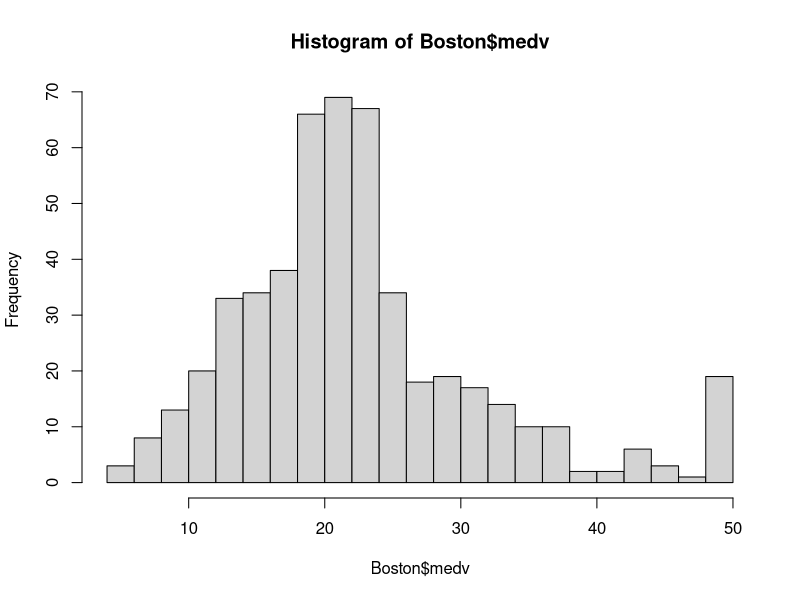
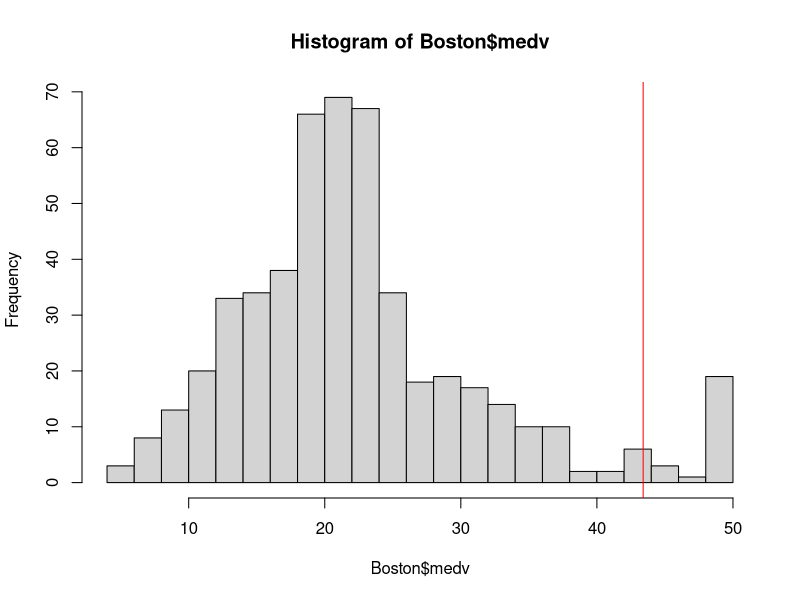
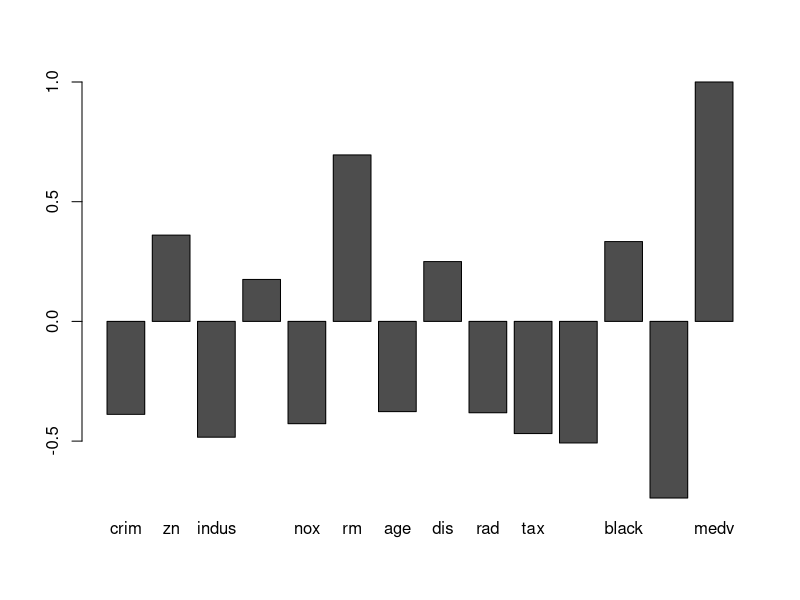
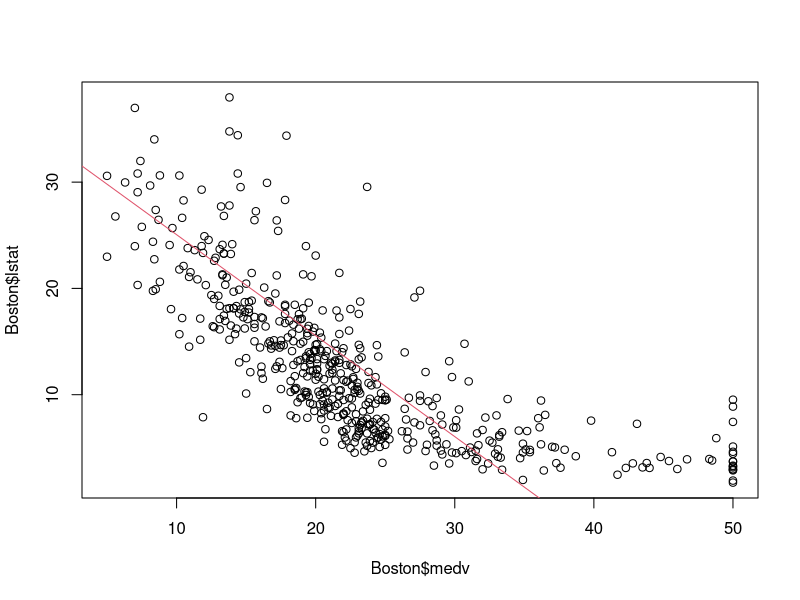
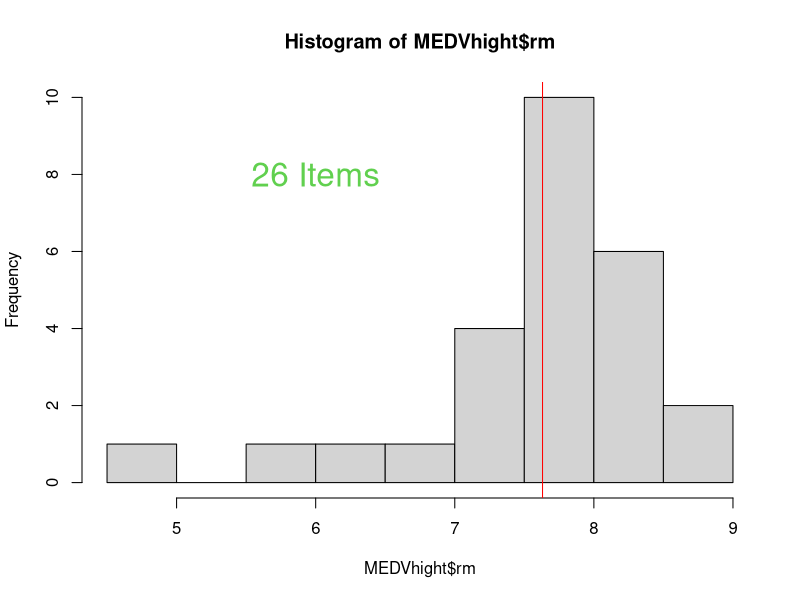
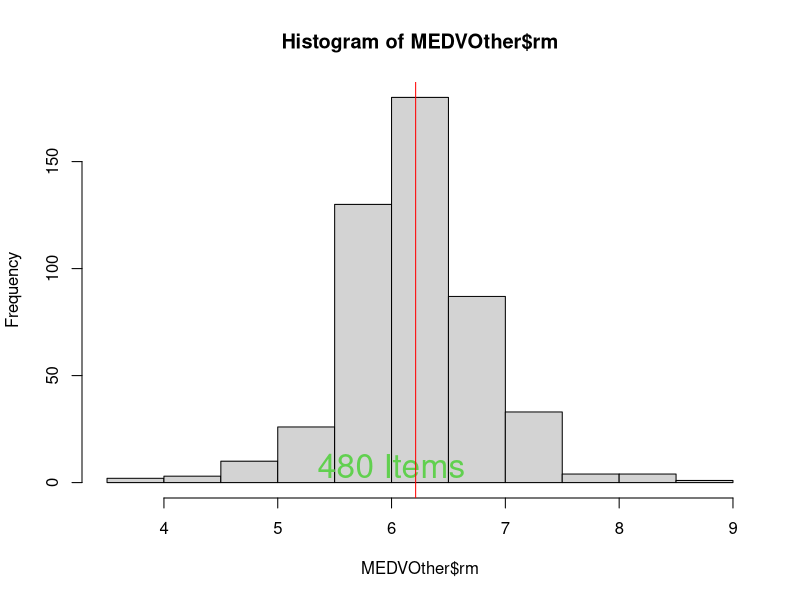

These charts were generated, in order, by the following R code:
## ---- chunk 1
library(MASS)
#介紹引入套件
data(Boston)
## ---- chunk 2
head(Boston)

## ---- chunk 3
quantile(Boston$medv, c(0.95, 0.9))
## ---- chunk 4
hist(Boston$medv, breaks = 20)
## ---- chunk 5
hist(Boston$medv, breaks = 20)
abline(v = 43.4, col="red")
## ---- chunk 6
MEDVhight = subset(Boston,Boston$medv>=43.4)
MEDVOther = subset(Boston,Boston$medv< 43.4)
# MEDVhight 為房價高的資料
# MEDVOther 其他資料
## ---- chunk 7
colMeans(MEDVhight)
colMeans(MEDVOther)
## ---- chunk 8
rbind(colMeans(MEDVhight),colMeans(MEDVOther))
## ---- chunk 9
#解釋1非常正相關 -1是非常負相關
cor(Boston$medv,Boston)

barplot(cor(Boston$medv,Boston))

#??如何調整y軸

#與房間數是正相關,與低收入戶比例負相關

#看低收入戶比例
plot(Boston$medv,Boston$lstat)
LM=lm(Boston$medv~Boston$lstat)
abline(LM,col=2)
#練習房間數與房價的關係

## ---- chunk 10
cor(MEDVhight$medv,MEDVhight$rm)
cor(MEDVOther$medv,MEDVOther$rm)
## ---- chunk 11
hist(MEDVhight$rm)
ObsHigh=paste(length(MEDVhight$rm),"Items",sep=" ")
text(6,8,ObsHigh,cex= 2,col=3)
abline(v = mean(MEDVhight$rm), col="red")
hist(MEDVOther$rm)
ObsOther=paste(length(MEDVOther$rm),"Items",sep=" ")
text(6,8,ObsOther,cex= 2,col=3)
abline(v = mean(MEDVOther$rm), col="red")
## ---- chunk 12
Boston$Income=cut(Boston$lstat,breaks=3)
Boston$Income

Boston$Income= cut(Boston$lstat,breaks=3,labels=c("H","M","L"))
MEDVhight = subset(Boston,Boston$medv>=43.4)
MEDVhight$Income
#富裕區收入都是High Level
## ---- chunk 13
str(Boston)
## ---- chunk 14
x=1 
## ---- chunk 15
Month1=c(1,2,3,4,5,6,7,8,9,10,11,12)
length(Month1)
Month2=1:12
length(Month2)
## ---- chunk 16
TaipeiTem=c(16.1,16.5,18.5 ,	21.9 ,	25.2 ,	27.7 ,	29.6 ,	29.2,27.4,24.5 ,	21.5 ,	17.9)
HengchunTem=c(20.7 , 21.4 , 23.2 ,  25.2 ,	27.0 ,	27.9 ,	28.4 ,	28.1 ,	27.4 ,	26.3 ,	24.3 ,	21.7)
names(TaipeiTem)=Month1
names(HengchunTem)=Month2
## ---- chunk 17
1:3
c(1, 2, 3) + 1

## ---- chunk 18
1:3 * 2
## ---- chunk 19
x <- c(1L, 2.0, "3")
class(x)
x
## ---- chunk 20
x <- "abc";y <- "dbbbe"
paste(x, y, sep=",")
## ---- chunk 21
strsplit(x, "b")
## ---- chunk 22
name1<-"郭雪芙"
substring(name1, 1, 1)
name2<-"金城武"
substring(name2, 1, 2)
## ---- chunk 23
x <- c("F","M","F","F")
x
x <- factor(c("F","M","F","F"), levels=c("F","M"))
x
x <- factor(c("F","M","F","F"), levels=c("F"))
levels(x)
as.integer(x)
## ---- chunk 24
#農業社會 男女男卑
Argri <- factor(c("F","M","F","F"),order=TRUE,levels=c("F","M"))

#阿美族 女尊男卑
Amis <- factor(c("F","M","F","F"),order=FALSE,levels=c("F","M"))
#應該要用
Amis <- factor(c("F","M","F","F"),order=TRUE,levels=c("M","F"))
#舉一個認真的例子 - 班上一號到六號分別拿到A,B,C的級別
rank=factor(c("C","A","B","B","C","C"),order=TRUE,level=c("C","B","A"))
rank
rank[1]<rank[2]

#?data.frame的選取
## ---- chunk 25
1 + 2
## ---- chunk 26
1 - 2
## ---- chunk 27
1 * 2
## ---- chunk 28
1L / 2L
## ---- chunk 29
x <- 1
x < 2
x <= 1
## ---- chunk 30
x<-list(1L,2,"3")
## ---- chunk 31
x<-list(1L,2,"3",mean)
## ---- chunk 32
Serial=c(1,2,3)
RBasicTeacher=c("Dboy", "Ning", "Noha")
RBasicRbind=rbind(Serial,RBasicTeacher)
## ---- chunk 33
Serial=c(1,2,3)
RBasicTeacher=c("Dboy", "Ning", "Noha")
RBasicCbind=cbind(Serial,RBasicTeacher)
RBasic=cbind(c(1,2,3),c("Dboy", "Ning", "Noha"))
## ---- chunk 34
PageView <- read.table(header=TRUE, text='
     Date       PageView Rating
           7/1      1231     6.7
           7/2      5423    4.5
           7/3      3219    3.7
           7/4       998    3.3
           7/5       3241    4.1
           7/6       1223    5.2')
Promotion <- read.table(header=TRUE, text='
     Date       Promotion 
           7/1      N
           7/2      Y
           7/3      Y
           7/4      N
           7/5      Y
           7/6      N   ')

merge(PageView,Promotion,"Date")
## ---- chunk 35
as.numeric("2")
as.integer("a")
## ---- chunk 36
x <- c(1, 2, 3, 2, 3, 2, 1)
as.character(x) # 字串
factor(x) # ??用剛才dataframe作
## ---- chunk 37
x <- c("1", "2", "3", "2", "a")
as.numeric(x)
## ---- chunk 38
gdp <- c("5,023,763", "5,614,679", "6,205,338")
as.numeric(gsub(",", "", gdp))
## ---- chunk 39
factor_example=factor(c("三年甲班", "三年乙班", "三年甲班"))
summary(factor_example)
## ---- chunk 40
character_example=c("a","b","c")
summary(character_example)
## ---- chunk 41
list_example <- list(1L, 2.0, "3")
summary(list_example)
## ---- chunk 42
summary(Boston)
## ---- chunk 43
x <- 1:5
x[2:3]
## ---- chunk 44
x <- 1:5
x > 3
x[x > 3]
## ---- chunk 45
# 先印出台北跟恆春每個月平均溫度
TaipeiTem
HengchunTem
# 分別選取出兩地溫度>20度的月份
#1. "> <"
TaipeiTem>20
TaipeiHotMonths = TaipeiTem[TaipeiTem>20]

#2. True & False
SelectMonth= HengchunTem>20
HengchunHotMonths = HengchunTem[SelectMonth==TRUE]
## ---- chunk 46
 TaipeiTem[7:9]
mean(TaipeiTem[7:9])
HengchunTem[7:9]
mean(HengchunTem[7:9])
## ---- chunk 47
# TaipeiTem[1,2,12]

mean(TaipeiTem[c(1,2,12)])
mean(HengchunTem[c(1,2,12)])
## ---- chunk 48
TemTable=rbind(TaipeiTem,HengchunTem)
TemTable
#選取台北二月的溫度
TemTable[1,2]
#選取二月的溫度
TemTable[,2]
TemTable[1,]
#??TemTable[HengchunTem]
#?? 
#??如何出現2的字樣
## ---- chunk 49
head(Boston)
head(Boston[["crim"]]) # head(power$name)
